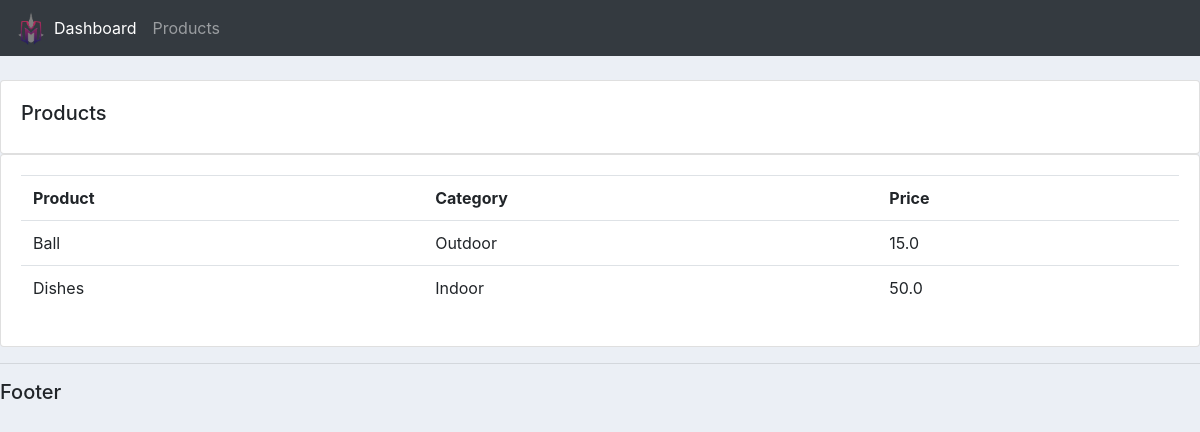
/products/, run on an earlier commit of the app's database.
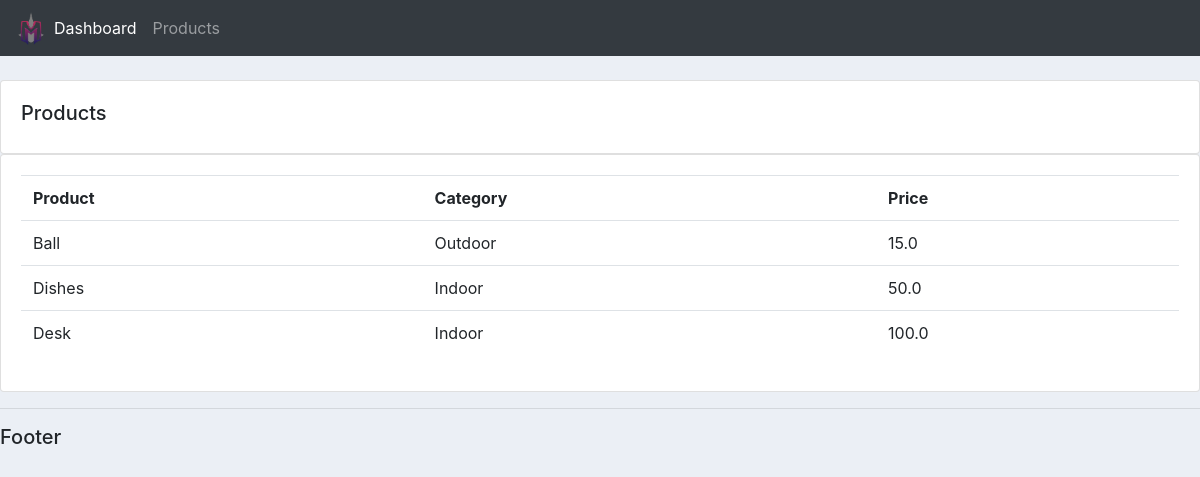
And on a later commit of the database.
### accounts/models.py (models this page shows, shortened)
class Product(models.Model):
    CATEGORY = (
        ('Indoor', 'Indoor'),
        ('Outdoor', 'Outdoor'),
    )
    name = models.CharField(max_length=200, null=True)
    price = models.FloatField(null=True)
    category = models.CharField(max_length=200, null=True, choices=CATEGORY)
    description = models.CharField(max_length=200, null=True)
    date_created = models.DateTimeField(auto_now_add=True, null=True)
    tags = models.ManyToManyField(Tag)

### accounts/views.py (the view)
# urls.py: path('products/', views.products, name='products'),
def products(request):
    products = Product.objects.all()
    return render(request, 'accounts/products.html', {'products': products})

### accounts/templates/accounts/products.html
{% extends 'accounts/main.html' %}
{% block content %}
    <br>
    <div class="row">
        <div class="col-md">
            <div class="card card-body">
                <h5>Products</h5>
            </div>
            <div class="card card-body">
                <table class="table">
                    <tr>
                        <th>Product</th>
                        <th>Category</th>
                        <th>Price</th>
                    </tr>
                    {% for product in products%}
                        <tr>
                            <td>{{product.name}}</td>
                            <td>{{product.category}}</td>
                            <td>{{product.price}}</td>
                        </tr>
                    {% endfor%}
                </table>
            </div>
        </div>
    </div>
{% endblock %}

What changed in the data, as far as the page shows it:
added Product: name "Desk", category "Indoor", price "100.0"
